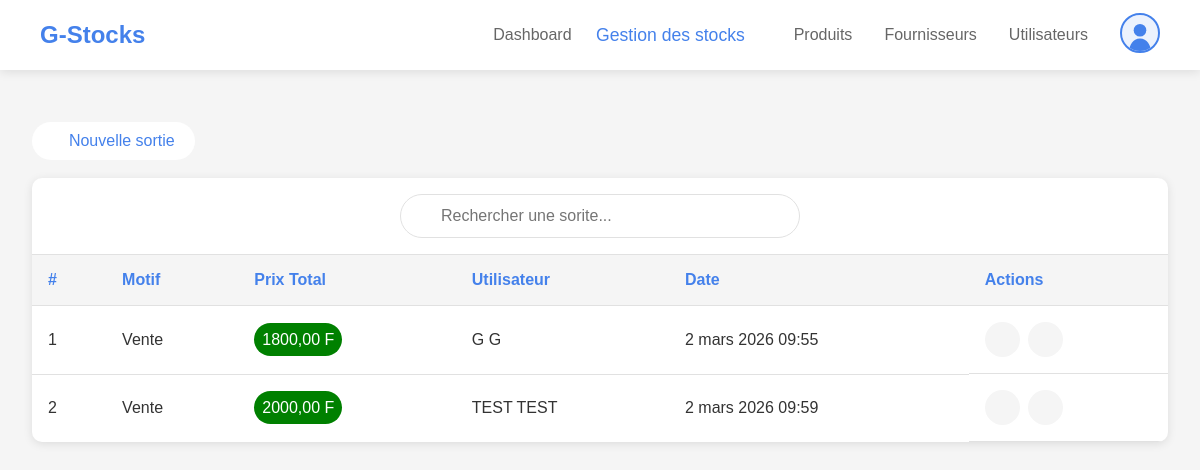
Screenshot of /ListeDesSorties (signed in) with the database file from the repository.
### stocks/models.py (models this page shows, shortened)
class Sortie(models.Model):
    TYPE_CHOICES = [
        ('Vente', 'Vente'),
        ('Utilisations internes', 'Utilisations internes'),
        ('Destructions(Produits périmés)', 'Destructions(Produits périmés)'),
        ('Transferts entre entrepôts', 'Transferts entre entrepôts')
    ]
    motif = models.CharField(max_length=100, choices=TYPE_CHOICES)
    prixTotal = models.DecimalField(max_digits=10, decimal_places=2)
    user = models.ForeignKey(User, on_delete=models.CASCADE, related_name="utilisateurs_sortie")
    date = models.DateTimeField(auto_now_add=True)
    class Meta:
        verbose_name = "Sortie"
        verbose_name_plural = "Sorties"

class User(models.Model):
    ROLE = [
        ('', '---- Sélectionnez un rôle ----'),
        ('Administrateur', 'Administrateur'),
        ('Gestionnaire de stock', 'Gestionnaire de stock'),
        ('Consultant', 'Consultant')
    ]
    prenom = models.CharField(max_length=100)
    nom = models.CharField(max_length=100)
    email = models.EmailField(unique=True)
    telephone = models.CharField(unique=True, max_length=20)
    username = models.CharField(max_length=100, unique=True)
    password = models.CharField(max_length=128)
    role = models.CharField(max_length=50, choices=ROLE)
    valide = models.BooleanField(default=False)
    actif = models.BooleanField(default=True)
    photo_profil = models.ImageField(upload_to='static/users/photodeprofil/', null=True, blank=True)
    created_at = models.DateTimeField(auto_now_add=True)
    class Meta:
        verbose_name = "Utilisateur"
        verbose_name_plural = "Utilisateurs"

### stocks/views.py (the view)
# urls.py: path('ListeDesSorties', views.listeSorties, name='listeSorties'),
def listeSorties(request):
    if "user_id" not in request.session:
        messages.error(request, "Veuillez vous connecter pour accéder a cette page")
        return redirect("index")
    user=get_object_or_404(User, id=request.session["user_id"])
    sorties = Sortie.objects.all()
    return render(request, "stocks/sorties/sorties.html", {"user": user, "sorties":sorties})

### stocks/templates/stocks/sorties/sorties.html (shortened to what this page needs)
{% extends 'stocks/app.html' %}
{% load static %}
{% block activeES %}
    active
{% endblock activeES %}
{% block principalContent %}
    <main class="main-content">
        <a href="{% url 'addSortie' %}" class="btn"><i class="fas fa-plus-circle"></i> Nouvelle sortie</a>
        <br><br>
        <div class="table-container">
            <div class="table-header">
                <div class="search-container">
                    <input type="text" id="searchInput" onkeyup="recherche()" class="search-input" placeholder="Rechercher une sorite...">
                </div>
            </div>
            <table class="contacts-table" id="myTable">
                <thead>
                    <tr>
                        <th>#</th>
                        <th>Motif</th>
                        <th>Prix Total</th>
                        <th>Utilisateur</th>
                        <th>Date</th>
                        <th>Actions</th>
                    </tr>
                </thead>
                <tbody>
                    {% if sorties.count == 0 %}
                        <tr>
                            <td colspan="6" style="text-align: center; padding: 15px; font-style: italic; color: #666;">Aucune entrée trouvée</td>
                        </tr>
                    {% else %}
                        {% for sortie in sorties %}
                            <tr>
                                <td>{{ forloop.counter }}</td>
                                <td>{{ sortie.motif }}</td>
                                <td><span class="prix">{{ sortie.prixTotal }} F</span></td>
                                <td>{{ sortie.user.prenom }} {{ sortie.user.nom }}</td>
                                <td>{{ sortie.date }}</td>
                                <td class="actions">
                                    <a href="{% url 'showProduitsSorties' sortie.id %}" class="action-btn view-btn" title="Voir">
                                        <i class="fas fa-eye"></i>
                                    </a>
                                    <a data-url="{% url 'deleteSortie' sortie.id %}" data-message="cette sortie" class="action-btn delete-btn delete-confirme" title="Supprimer">
                                        <i class="fas fa-trash-alt"></i>
                                    </a>
                                </td>
                            <tr>
                        {% endfor %}
                    {% endif %}
                </tbody>
            </table>
        </div>
    </main>
{% endblock principalContent %}

### stocks/static/stocks/css/styles.css (style rules this page uses)
:root { --primary-color: #4481eb; --secondary-color: #04befe; --text-color: #333; --light-text: #666; --danger-color: #ff4444; --white: #fff; --light-bg: #f5f5f5; --border-color: #e1e1e1; --green-color: #0ea500; }
* { margin: 0; padding: 0; box-sizing: border-box; }
html { scroll-behavior: smooth; }
body { font-family: "Poppins", sans-serif; background-color: var(--light-bg); color: var(--text-color); }
.prix { background-color: green; padding: 8px; color: #ffffff; border-radius: 25px; }
.btn { display: inline-block; background-color: var(--white); color: var(--primary-color); padding: 10px 20px; text-decoration: none; border-radius: 25px; transition: all 0.3s ease; animation: bounce 2s infinite; }
.main-content { margin-top: 90px; padding: 2rem; animation: fadeIn 1s ease; }
.table-container { background: var(--white); border-radius: 10px; box-shadow: 0 2px 10px rgba(0, 0, 0, 0.1); overflow-x: auto; }
.table-header { padding: 1rem; border-bottom: 1px solid var(--border-color); }
.search-container { position: relative; max-width: 400px; margin: 0 auto; }
.search-input { width: 100%; padding: 0.75rem 1rem 0.75rem 2.5rem; border: 1px solid var(--border-color); border-radius: 25px; font-family: inherit; font-size: 1rem; transition: all 0.3s; }
.contacts-table { width: 100%; border-collapse: collapse; min-width: 600px; }
.contacts-table th, .contacts-table td { padding: 1rem; text-align: left; border-bottom: 1px solid var(--border-color); }
.contacts-table th { background-color: var(--light-bg); font-weight: 600; color: var(--primary-color); }
.actions { display: flex; gap: 0.5rem; justify-content: flex-start; }
.action-btn { width: 35px; height: 35px; border: none; border-radius: 50%; display: flex; align-items: center; justify-content: center; cursor: pointer; transition: all 0.3s; background: var(--light-bg); text-decoration: none; }
.action-btn i { font-size: 1rem; transition: all 0.3s; }
.view-btn { color: var(--primary-color); }
.delete-btn { color: var(--danger-color); }

### rows the page displays
Sortie: motif "Vente", prixTotal "1800,00", user.prenom "G", user.nom "G", date "2 mars 2026 09:55"
Sortie: motif "Vente", prixTotal "2000,00", user.prenom "TEST", user.nom "TEST", date "2 mars 2026 09:59"
